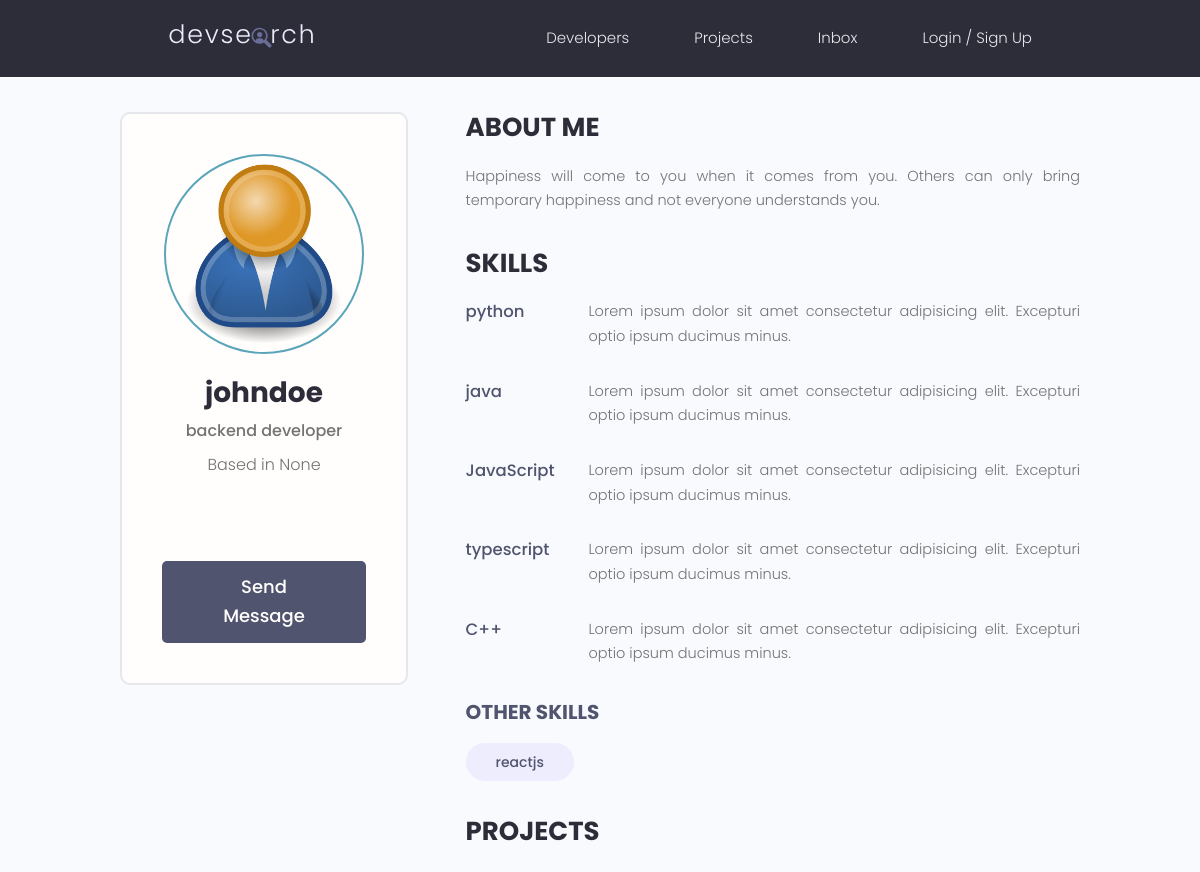
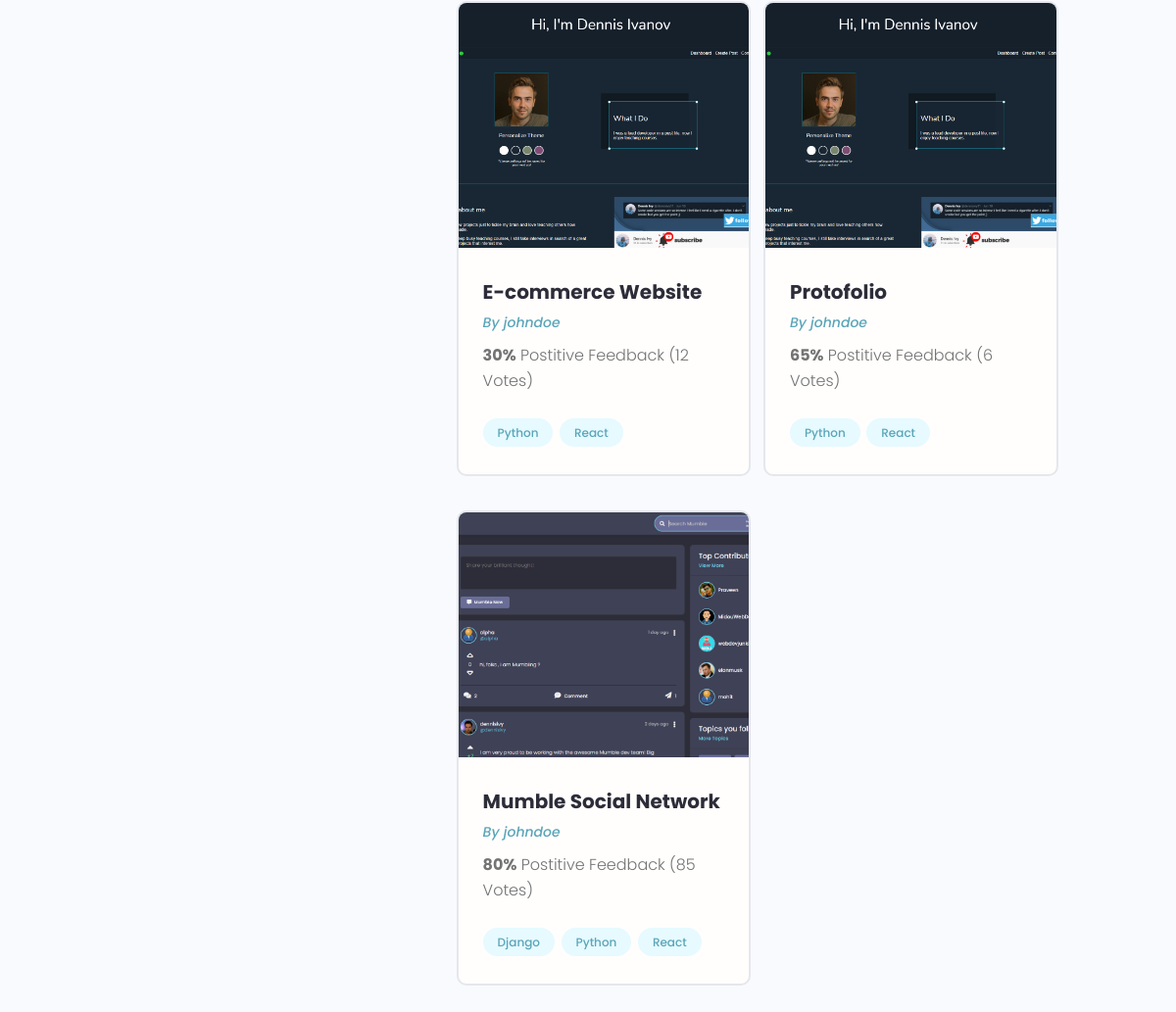
Screenshot of /profile/498972e2-1d82-486c-928c-e426714fe955 with the database file from the repository (2 pictures, top to bottom).
### users/models.py (models this page shows)
class Profile(models.Model):
    user =  models.OneToOneField(
        User,on_delete=models.CASCADE,null=True,blank=True)
    name = models.CharField(max_length=200,blank=True,null=True)
    email = models.EmailField(max_length=500,blank=True,null=True)
    username = models.CharField(max_length=200,blank=True,null=True)
    short_intro =  models.CharField(max_length=200,blank=True,null=True)
    bio = models.TextField(blank=True,null=True)
    profile_image = models.ImageField(
        default='profiles/user-default.png',null=True,blank=True,upload_to='profiles/')
    social_github = models.CharField(max_length=200,blank=True,null=True)
    social_twitter = models.CharField(max_length=200,blank=True,null=True)
    social_linkedin = models.CharField(max_length=200,blank=True,null=True)
    social_youtube = models.CharField(max_length=200,blank=True,null=True)
    social_website = models.CharField(max_length=200,blank=True,null=True)
    created = models.DateTimeField(auto_now_add=True)
    id = models.UUIDField(default=uuid.uuid4,unique=True,primary_key=True,editable=False)
    location = models.CharField(max_length=200,blank=True,null=True)
    def __str__(self):
        return str(self.user.username)

class Skill(models.Model):
    owner = models.ForeignKey(Profile,on_delete=models.CASCADE,null=True,blank=True)
    name = models.CharField(max_length=200,blank=True,null=True)
    description = models.TextField(null=True,blank=True)
    created = models.DateTimeField(auto_now_add=True)
    id = models.UUIDField(default=uuid.uuid4,unique=True,primary_key=True,editable=False)
    def __str__(self):
        return str(self.name)

### projects/models.py (models this page shows, shortened)
class Project(models.Model):
    title = models.CharField(max_length=200)
    owner = models.ForeignKey(Profile,null=True,blank=True,
                              on_delete=models.SET_NULL)
    description = models.TextField(null=True,blank=True)
    featured_image = models.ImageField(
        null=True, blank=True, default="default.jpg")
    demo_link = models.CharField(max_length=2000,null=True,blank=True)
    source_link = models.CharField(max_length=2000,null=True,blank=True)
    tags = models.ManyToManyField('Tag',blank=True)
    vote_total = models.IntegerField(default=0,null=True,blank=True)
    vote_ratio = models.IntegerField(default=0,null=True,blank=True)
    created = models.DateTimeField(auto_now_add=True)
    id = models.UUIDField(default=uuid.uuid4,unique=True,primary_key=True,editable=False)

class Tag(models.Model):
    name = models.CharField(max_length=200)
    created = models.DateTimeField(auto_now_add=True)
    id = models.UUIDField(default=uuid.uuid4,unique=True,
                          primary_key=True, editable=False)
    def __str__(self):
        return  self.name

### users/views.py (the view)
# urls.py: path('profile/<str:pk>',views.userProfile,name='user-profile'),
def userProfile(request, pk):
    profile = Profile.objects.get(id=pk)
    topSkills = profile.skill_set.exclude(description__exact="")
    otherSkills = profile.skill_set.filter(description="")
    context = {'profile': profile, 'topSkills': topSkills,
               "otherSkills": otherSkills}
    return render(request, 'users/user-profile.html', context)

### users/templates/users/user-profile.html (shortened to what this page needs)
{% extends 'main.html' %}
{% block content %}
  <main class="profile my-md">
    <div class="container">
      <div class="layout">
        <div class="column column--1of3">
          <div class="card text-center">
            <div class="card__body dev">
              <img class="avatar avatar--xl" src="{{profile.profile_image.url}}" />
              <h2 class="dev__name">{{profile.name}}</h2>
              <p class="dev__title">{{profile.short_intro}}</p>
              <p class="dev__location">Based in {{profile.location}}</p>
              <ul class="dev__social">
              </ul>
              <a href="#" class="btn btn--sub btn--lg">Send Message </a>
            </div>
          </div>
        </div>
        <div class="column column--2of3">
          <div class="devInfo">
            <h3 class="devInfo__title">About Me</h3>
            <p class="devInfo__about">
              {{profile.bio}}
            </p>
          </div>
          <div class="devInfo">
            <h3 class="devInfo__title">Skills</h3>
            <div class="devInfo__skills">
              {% for skill in topSkills %}
              <div class="devSkill">
                <h4 class="devSkill__title">{{skill.name}}</h4>
                <p class="devSkill__info">
                {{skill.description}}
                </p>
              </div>
              {% endfor %}
              <h3 class="devInfo__subtitle">Other Skills</h3>
              <div class="devInfo__otherSkills">
                {% for skill in otherSkills %}
                <span class="tag tag--pill tag--sub tag--lg">
                  <small>{{skill}}</small>
                </span>
                {% endfor %}
              </div>
            </div>
          </div>
          <div class="devInfo">
            <h3 class="devInfo__title">Projects</h3>
            <div class="grid grid--two">
              {% for project in profile.project_set.all %}
              <div class="column">
                <div class="card project">
                  <a href="{% url 'project' project.id %}" class="project">
                    <img class="project__thumbnail" src="{{project.featured_image.url}}" alt="project thumbnail" />
                    <div class="card__body">
                      <h3 class="project__title">{{project.title}}</h3>
                      <p><a class="project__author" href="{% url 'user-profile' project.owner.id %}">By {{project.owner}}</a></p>
                      <p class="project--rating">
                        <span style="font-weight: bold;">{{project.vote_ratio}}%</span> Postitive
                        Feedback ({{project.vote_total}} Vote{{project.vote_total|pluralize:"s"}})
                      </p>
                      <div class="project__tags">
                          {% for tag in project.tags.all %}
                              <span class="tag tag--pill tag--main">
                                  <small>{{ tag }}</small>
                              </span>
                          {% endfor %}
                      </div>
                    </div>
                  </a>
                </div>
              </div>
              {% endfor %}
            </div>
          </div>
        </div>
      </div>
    </div>
  </main>
{% endblock content %}

### static/styles/app.css (style rules this page uses)
:root { --color-sub: #2d2d39; }
.btn--sub { background-color: var(--color-sub-light); }
.card { border: 2px solid var(--color-light); }
img { width: 100%; }
.profile .card > .dev { padding: 4rem; }
.dev__name { color: var(--color-sub); font-size: 2.8rem; font-weight: 700; margin-top: 1rem; margin-bottom: 0.5rem; }
.dev__title { font-size: 1.6rem; font-weight: 500; line-height: 1.3; }
.dev__location { margin-top: 1rem; }
.dev__social { margin: 3rem 0; list-style: none; display: flex; justify-content: center; gap: 1.5rem; }
.devInfo { margin-bottom: 3rem; }
.devInfo__title, .devInfo__subtitle { font-size: 2.6rem; color: var(--color-sub); text-transform: uppercase; font-weight: 700; margin-bottom: 1.5rem; }
.devInfo__subtitle { font-size: 2rem; color: var(--color-sub-light); }
.devInfo__about, .devSkill__info { font-size: 1.45rem; line-height: 1.7; text-align: justify; }
.devSkill { margin-bottom: 3rem; }
.devSkill__title { font-size: 1.65rem; font-weight: 500; color: var(--color-sub-light); }
@media screen and (min-width: 700px) { .devSkill { display: flex; justify-content: space-between; gap: 3rem; } }
@media screen and (min-width: 700px) { .devSkill__info { flex-basis: 80%; } }
.project__author { font-size: 1.4rem; font-style: italic; }
.project--rating { margin-bottom: 1.6em; margin-top: .5em; }
.project__thumbnail { height: 25rem; object-fit: cover; object-position: top center; }
.project__title { font-size: 2rem; font-weight: 700; color: var(--color-sub); }

### static/uikit/styles/modules/_variables.css (style rules this page uses)
:root { --color-main: #5aa5b9; --color-main-light: #e6faff; --color-sub: #3f4156; --color-sub-light: #51546e; --color-sub-lighter: #ededfd; --color-text: #737373; --color-gray: #8b8b8b; --color-light: #e5e7eb; --color-light-gray: #767676; --color-bg: #f8fafd; --color-white: #fffefd; --color-white-light: #f3f3f3; --color-success: #359e64; --color-success-bg: #def8e8; --color-error: #fc4b0b; --color-error-bg: #fff2ee; --font-base: 'Poppins', arial, helvetica, 'Segoe UI', roboto, ubuntu, sans-serif; --font-monospace: 'Fira Code', 'Courier New', courier, monospace; --font-regular: 300; --font-medium: 500; --font-bold: 700; --generic-shadow: 1px 1px 5px #00000010; --generic-transition: all 0.3s ease-in-out; }

### static/uikit/styles/modules/_base.css (style rules this page uses)
* { margin: 0; padding: 0; box-sizing: border-box; text-rendering: optimizeLegibility; color: inherit; font-size: inherit; }
html { font-size: 50%; }
@media only screen and (min-width: 480px) { html { font-size: 56.25%; } }
@media only screen and (min-width: 1200px) { html { font-size: 62.5%; } }
body { line-height: 1.6; font-weight: 400; font-size: 1.5rem; color: var(--color-text); background-color: var(--color-bg); min-height: 100vh; }

### static/uikit/styles/modules/_typography.css (style rules this page uses)
* { font-family: var(--font-base); }
h2 { font-size: 3.6rem; font-weight: var(--font-bold); }
h3 { font-size: 3.2rem; font-weight: var(--font-medium); }
h4 { font-size: 2.8rem; font-weight: var(--font-medium); }
p, span, strong { font-size: 1.6rem; color: var(--color-text); font-weight: var(--font-regular); }
a { padding-bottom: 2px; text-decoration: none; display: inline-block; color: var(--color-main); font-weight: var(--font-medium); }

### static/uikit/styles/modules/_utilities.css (style rules this page uses)
.container { width: 92%; max-width: 165rem; margin: 0 auto; box-sizing: border-box; }
@media screen and (min-width: 1000px) { .container { width: 90%; } }
@media screen and (min-width: 1200px) { .container { width: 80%; } }
.text-center { text-align: center; }
.my-md { margin: 3rem auto; }

### static/uikit/styles/modules/_avatar.css (style rules this page uses)
.avatar { border-radius: 50%; border: 2px solid var(--color-main); object-fit: cover; }
.avatar--xl { height: 20rem; width: 20rem; }

### static/uikit/styles/modules/_button.css (style rules this page uses)
.btn { display: inline-block; position: relative; cursor: pointer; background-color: var(--color-light); font-weight: var(--font-medium); color: var(--color-sub); text-decoration: none; padding: 1rem 2rem; border-radius: 0.5rem; border: none; width: -webkit-fit-content; width: -moz-fit-content; width: fit-content; height: -webkit-fit-content; height: -moz-fit-content; height: fit-content; font-size: 1.6rem; outline-width: 0; outline-color: transparent; -webkit-backface-visibility: hidden; backface-visibility: hidden; transition: all 0.3s ease-in-out; }
.btn--sub { background-color: var(--color-sub); color: var(--color-white); }
.btn--lg { font-size: 1.8rem; padding: 1.2rem 4.5rem; }

### static/uikit/styles/modules/_card.css (style rules this page uses)
.card { border-radius: 1rem; background-color: var(--color-white); border: 1.5px solid var(--color-light); width: auto; height: auto; margin-top: 0.5rem; margin-bottom: 0.5rem; overflow: hidden; }
.card__body, .card__header { padding: 2rem 2.5rem; }

### rows the page displays
Profile: profile_image (placeholder picture), name "johndoe", short_intro "backend developer", location "None", bio "Happiness will come to you when it comes from you. Others can only bring temporary happiness and not everyone understands you."
Skill: name "python", description "Lorem ipsum dolor sit amet consectetur adipisicing elit. Excepturi optio ipsum ducimus minus."
Skill: name "java", description "Lorem ipsum dolor sit amet consectetur adipisicing elit. Excepturi optio ipsum ducimus minus."
Skill: name "JavaScript", description "Lorem ipsum dolor sit amet consectetur adipisicing elit. Excepturi optio ipsum ducimus minus."
Skill: name "typescript", description "Lorem ipsum dolor sit amet consectetur adipisicing elit. Excepturi optio ipsum ducimus minus."
Skill: name "C++", description "Lorem ipsum dolor sit amet consectetur adipisicing elit. Excepturi optio ipsum ducimus minus."
Skill: name "reactjs"
Project: featured_image (picture), title "E-commerce Website", owner "johndoe", vote_ratio "30", vote_total "12"
Tag: name "Python"
Tag: name "React"
Project: featured_image (picture), title "Protofolio", owner "johndoe", vote_ratio "65", vote_total "6"
Project: featured_image (picture), title "Mumble Social Network", owner "johndoe", vote_ratio "80", vote_total "85"
Tag: name "Django"
